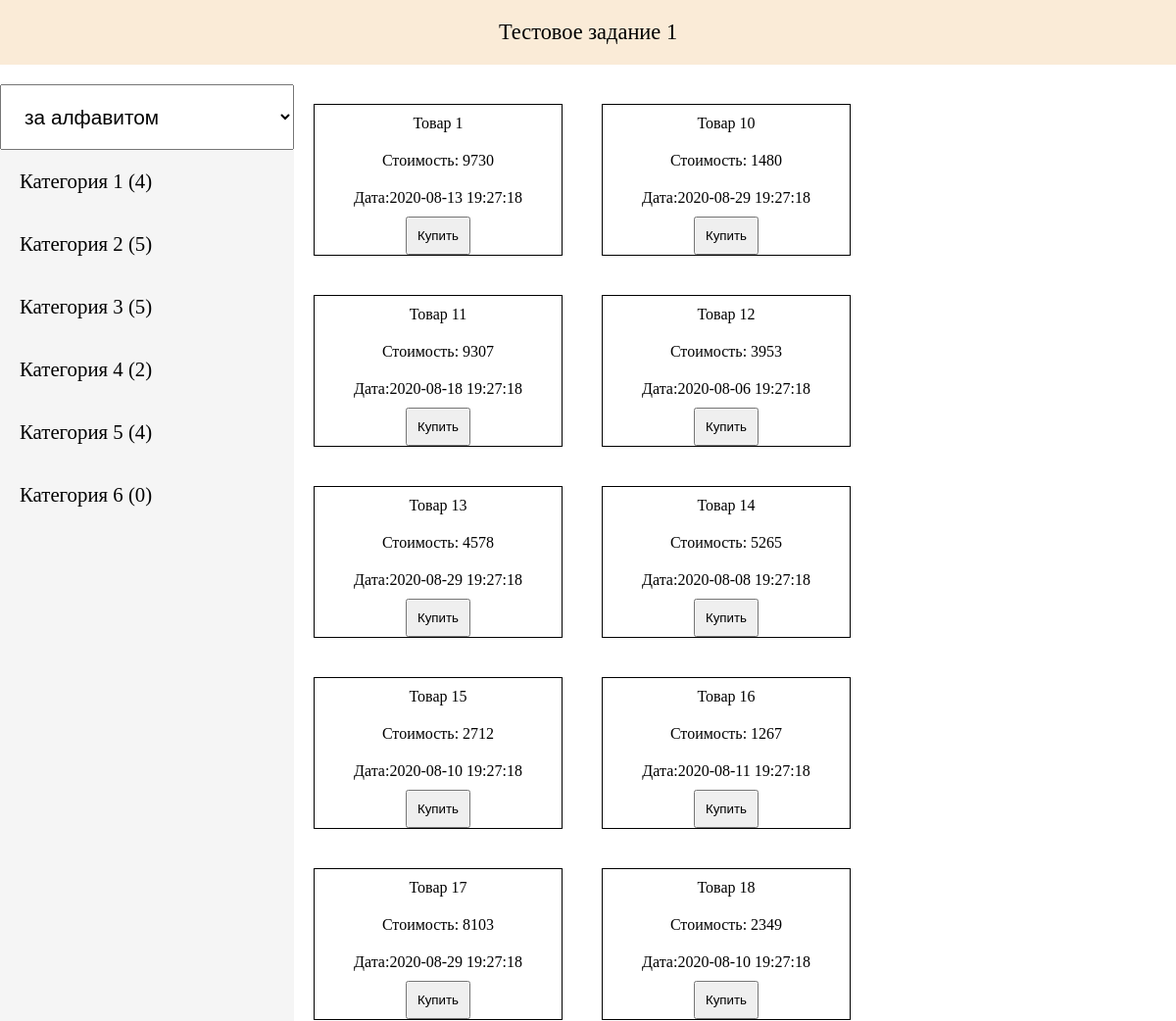
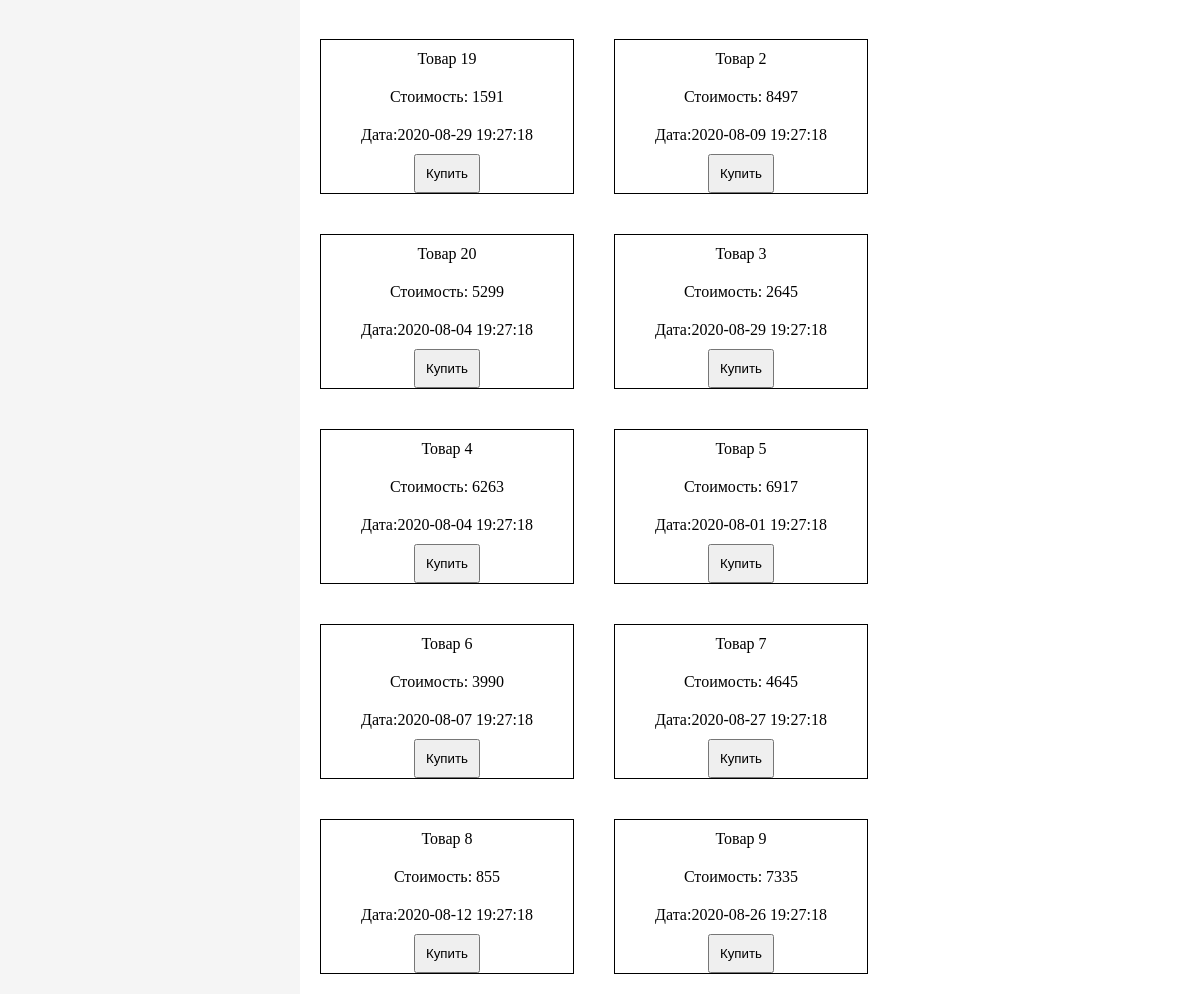
The page / on the database its author committed (2 pictures, top to bottom).
### tables this page shows
CREATE TABLE `site_categories` (
  `id` int(11) NOT NULL,
  `name` text NOT NULL
);

CREATE TABLE `site_items` (
  `id` int(11) NOT NULL,
  `name` text NOT NULL,
  `date` datetime NOT NULL,
  `price` float NOT NULL,
  `category` int(11) NOT NULL
);

### core/View.php (called while the page is built)
<?php
class View
{
    public static function Generate($templateName,$data = []){
        require_once "application/Views/$templateName.php";
    }
}

### application/Controllers/Controller_main.php (called while the page is built)
<?php
class Controller_Main extends Controller
{
    public function Start()
    {
        $this->model = new Model_main();
        View::Generate("MainView", $this->model);
    }
}

### index.php (called while the page is built)
<?php
require_once "core/Route.php";
 Route::Start();

### application/Classes/DBConnection.php (called while the page is built, shortened)
<?php
class DBConnection
{
    private $connection;
    private static $instance;
    public static function getInstance(){
        if(!self::$instance){
            self::$instance = new self();
        }
        return self::$instance;
    }
    private function __construct()
    {
        $this->connection = new mysqli("localhost","root","","solomono");
    }
    public function getConnection(){
        return $this->connection;
    }
}

### application/Models/Model_main.php (called while the page is built, shortened)
<?php
class Model_main extends Model
{
    public function getItems(){
        $queryParams = "";
        switch (strtolower($_GET['order'])) {
            default:
                $queryParams = " ORDER BY `name`";
                break;
        };
        return DBConnection::getInstance()->getConnection()->query("SELECT * FROM `site_items`".$queryParams);
    }
    public function getCategories(){
        return DBConnection::getInstance()->getConnection()->query("SELECT site_categories.name as name, site_categories.id as id,
        COUNT(site_items.id) as count FROM `site_items` RIGHT JOIN site_categories on site_categories.id = site_items.category GROUP BY site_categories.id");
    }
}

### application/Views/MainView.php (the view, shortened to what this page needs)
<!DOCTYPE html>
<html>
<head>
    <link rel="stylesheet" href="/public/style.css">
</head>
<body>
<div id="header">Тестовое задание 1</div>
<div id="container">
    <div id="categories">
        <select id = "order_select">
            <option value="name">за алфавитом</option>
        </select>
        <?
        $resource = $data->getCategories();
            while($tmp = ($resource->fetch_object("Category"))) {
                ?>
                <a class = "category_href" href="<?= $tmp->id ?>"><?= $tmp->name . " ($tmp->count)" ?></a>
                <?
            }
        ?>
    </div>
    <div id="items">
        <?
            $items = $data->getItems();
            while($tmp = ($items->fetch_object("Item"))){
                ?>
                <div class="item">
                    <span><?=$tmp->name?></span>
                    <span>Стоимость: <?=$tmp->price?></span>
                    <span>Дата:<?=$tmp->date?></span>
                    <button onclick="buy(<?=$tmp->id?>)">Купить</button>
                </div>
                <?
            }
        ?>
    </div>
</div>
</body>
</html>

### core/Route.php (shortened to what this page needs)
<?php
class Route
{
    public static function Start(){
        $url = preg_replace("([?][a-zA-Z0-9\=\&]*)","",$_SERVER['REQUEST_URI']);
        $routes = explode('/', $url);
        $action_name =  empty($routes[2])?self::DEFAULT_CONTROLLER_ACTION:$routes[2];
        $controller = new $controller_name;
        if(method_exists($controller,$action_name))
            $controller->$action_name();
    }
}

### public/style.css (style rules this page uses)
body { margin: 0; padding: 0; }
#header { width: 100%; background-color: antiquewhite; text-align: center; padding: 20px 0 20px 0; font-size: 1.4em; }
#container { margin-top: 20px; width: 100%; display: flex; flex-direction: row; }
#categories { width: 25%; background-color: whitesmoke; display: flex; flex-direction: column; }
#categories>* { padding: 20px; color: black; text-decoration: none; font-size: 1.3em; }
#items { width: 70%; display: flex; flex-wrap: wrap; }
.item { margin:20px; width: 30%; border: 1px solid black; display: flex; flex-direction: column; align-items: center; justify-content: center; }
.item>* { padding: 10px; }

### rows shown on the page
site_categories: name "Категория 1", count "4"
site_categories: name "Категория 2", count "5"
site_categories: name "Категория 3", count "5"
site_categories: name "Категория 4", count "2"
site_categories: name "Категория 5", count "4"
site_categories: name "Категория 6", count "0"
site_items: name "Товар 1", price "9730", date "2020-08-13 19:27:18"
site_items: name "Товар 10", price "1480", date "2020-08-29 19:27:18"
site_items: name "Товар 11", price "9307", date "2020-08-18 19:27:18"
site_items: name "Товар 12", price "3953", date "2020-08-06 19:27:18"
site_items: name "Товар 13", price "4578", date "2020-08-29 19:27:18"
site_items: name "Товар 14", price "5265", date "2020-08-08 19:27:18"
site_items: name "Товар 15", price "2712", date "2020-08-10 19:27:18"
site_items: name "Товар 16", price "1267", date "2020-08-11 19:27:18"
site_items: name "Товар 17", price "8103", date "2020-08-29 19:27:18"
site_items: name "Товар 18", price "2349", date "2020-08-10 19:27:18"
site_items: name "Товар 19", price "1591", date "2020-08-29 19:27:18"
site_items: name "Товар 2", price "8497", date "2020-08-09 19:27:18"
site_items: name "Товар 20", price "5299", date "2020-08-04 19:27:18"
site_items: name "Товар 3", price "2645", date "2020-08-29 19:27:18"
site_items: name "Товар 4", price "6263", date "2020-08-04 19:27:18"
site_items: name "Товар 5", price "6917", date "2020-08-01 19:27:18"
site_items: name "Товар 6", price "3990", date "2020-08-07 19:27:18"
site_items: name "Товар 7", price "4645", date "2020-08-27 19:27:18"
site_items: name "Товар 8", price "855", date "2020-08-12 19:27:18"
site_items: name "Товар 9", price "7335", date "2020-08-26 19:27:18"
